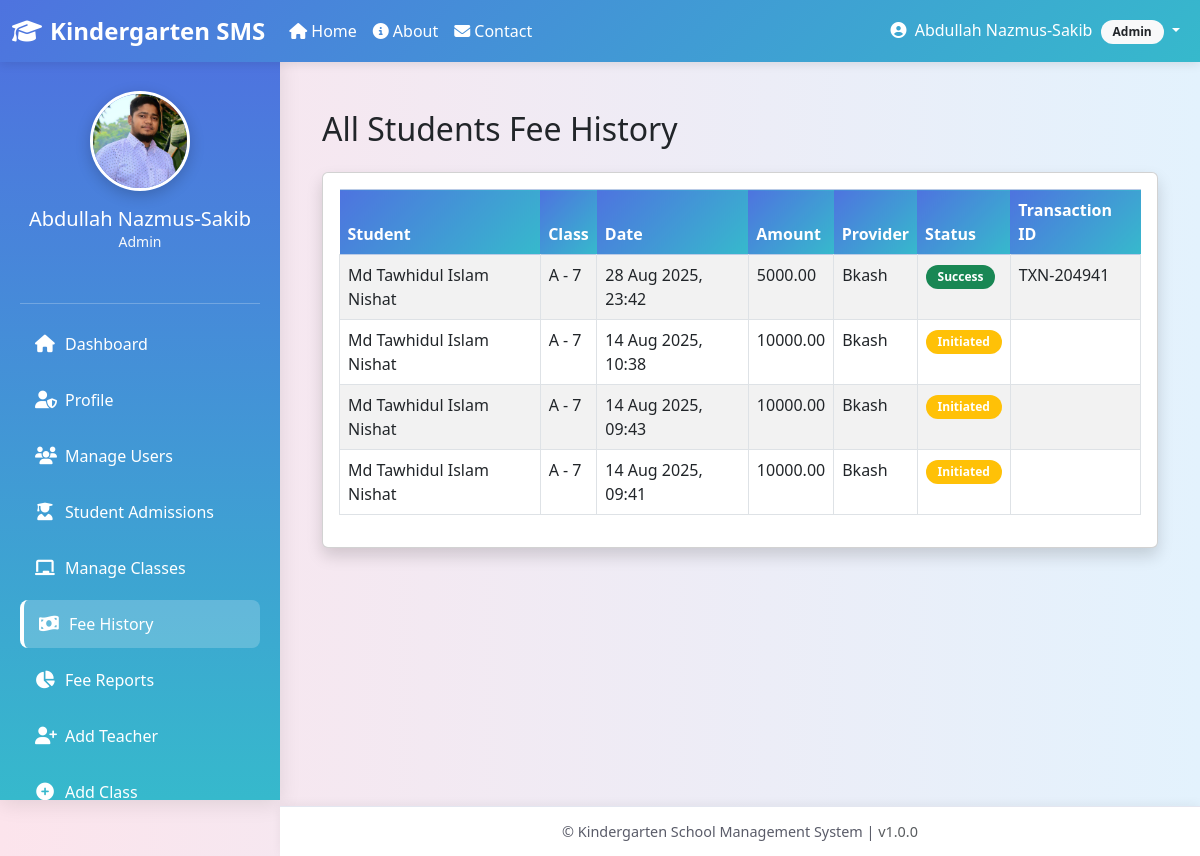
/admin_fee-history/ (signed in), run on an earlier commit of the app's database.
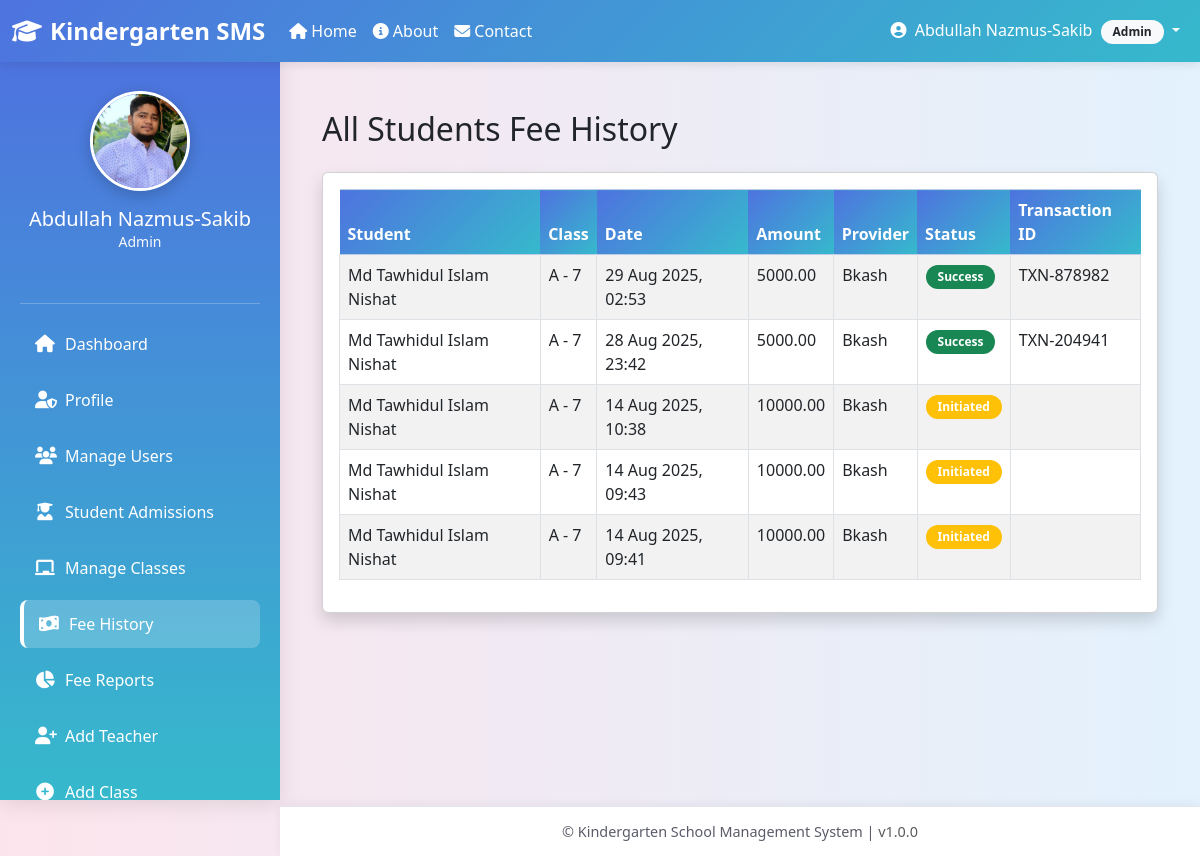
And on a later commit of the database.
### core/models.py (models this page shows, shortened)
class User(AbstractUser):
    ROLE_CHOICES = (
        ("admin", "Admin"),
        ("teacher", "Teacher"),
        ("student", "Student"),
    )
    role = models.CharField(max_length=10, choices=ROLE_CHOICES)
    def is_admin(self):
        return self.role == 'admin'

class AdminProfile(models.Model):
    user = models.OneToOneField(User, on_delete=models.CASCADE, related_name='admin_profile')
    full_name = models.CharField(max_length=128, blank=True)
    designation = models.CharField(max_length=64, blank=True)
    office_email = models.EmailField(blank=True)
    date_of_birth = models.DateField(null=True, blank=True)
    joining_date = models.DateField(null=True, blank=True)
    national_id = models.CharField(max_length=32, blank=True)
    address = models.TextField(blank=True)
    phone = models.CharField(max_length=24, blank=True)
    emergency_contact = models.CharField(max_length=24, blank=True)
    photo = models.ImageField(upload_to='admin_photos/', blank=True, null=True)
    bio = models.TextField(blank=True)
    skills = models.TextField(blank=True)
    experience = models.TextField(blank=True)
    education = models.TextField(blank=True)
    languages = models.TextField(blank=True)
    hobbies = models.TextField(blank=True)
    social_media = models.TextField(blank=True)
    achievements = models.TextField(blank=True)
    certifications = models.TextField(blank=True)
    interests = models.TextField(blank=True)
    notes = models.TextField(blank=True)
    is_active = models.BooleanField(default=True)
    created_at = models.DateTimeField(auto_now_add=True, null=True)
    last_updated = models.DateTimeField(auto_now=True)

class PaymentTransaction(models.Model):
    PROVIDER_CHOICES = (
        ('bkash', 'Bkash'),
        ('nagad', 'Nagad'),
    )
    student = models.ForeignKey(StudentProfile, on_delete=models.CASCADE, null=True, blank=True)
    amount = models.DecimalField(max_digits=10, decimal_places=2)
    provider = models.CharField(max_length=16, choices=PROVIDER_CHOICES)
    status = models.CharField(max_length=16, default='initiated')
    transaction_id = models.CharField(max_length=128, blank=True)
    created_at = models.DateTimeField(auto_now_add=True)

class StudentProfile(models.Model):
    STATUS_CHOICES = (
        ('pending', 'Pending Approval'),
        ('active', 'Active'),
        ('rejected', 'Rejected'),
    )
    user = models.OneToOneField(User, on_delete=models.CASCADE, related_name='student_profile')
    full_name = models.CharField(max_length=128, blank=True)
    class_room = models.ForeignKey(ClassRoom, on_delete=models.SET_NULL, null=True, blank=True)
    date_of_birth = models.DateField(null=True, blank=True)
    address = models.TextField(blank=True)
    phone = models.CharField(max_length=24, blank=True)
    photo = models.ImageField(upload_to='student_photos/', blank=True, null=True)
    guardian_name = models.CharField(max_length=128, blank=True)
    guardian_relation = models.CharField(max_length=64, blank=True)
    guardian_email = models.EmailField(blank=True)
    guardian_phone = models.CharField(max_length=24, blank=True)
    admission_date = models.DateField(default=timezone.now)
    admission_fee_paid = models.BooleanField(default=False)
    status = models.CharField(max_length=16, choices=STATUS_CHOICES, default='pending')
    class Meta:
        verbose_name = "Student Profile"
        verbose_name_plural = "Student Profiles"
    def get_full_name(self):
        return self.full_name or f"{self.user.first_name} {self.user.last_name}"

class ClassRoom(models.Model):
    name = models.CharField(max_length=64, unique=True)   # Play, KG, One, Two…
    grade = models.CharField(max_length=32, blank=True)
    curriculum = models.TextField(blank=True)             # Curriculum details
    teacher = models.ForeignKey(
        'User',
        on_delete=models.SET_NULL,
        null=True, blank=True,
        limit_choices_to={'role': 'teacher'}
    )
    monthly_fee = models.DecimalField(max_digits=10, decimal_places=2, default=0.00)
    def __str__(self):
        return f"{self.grade} - {self.name}" if self.grade else self.name

### core/views.py (the view)
# urls.py: path("admin_fee-history/", views.admin_fee_history, name="admin_fee_history"),
@login_required
def admin_fee_history(request):
    if not request.user.is_admin():
        messages.error(request, "Permission denied.")
        return redirect("dashboard")
    payments = PaymentTransaction.objects.select_related("student").order_by("-created_at")
    return render(request, "admin/fee_history.html", {"payments": payments})

### core/templates/admin/fee_history.html (shortened to what this page needs)
{% extends "base.html" %}
{% block content %}
<div class="container mt-4">
    <h2 class="mb-4">All Students Fee History</h2>
    <div class="card shadow">
        <div class="card-body">
            {% if payments %}
                <table class="table table-bordered table-striped">
                    <thead class="table-primary">
                        <tr>
                            <th>Student</th>
                            <th>Class</th>
                            <th>Date</th>
                            <th>Amount</th>
                            <th>Provider</th>
                            <th>Status</th>
                            <th>Transaction ID</th>
                        </tr>
                    </thead>
                    <tbody>
                        {% for p in payments %}
                        <tr>
                            <td>{{ p.student.get_full_name }}</td>
                            <td>{{ p.student.class_room }}</td>
                            <td>{{ p.created_at|date:"d M Y, H:i" }}</td>
                            <td>{{ p.amount }}</td>
                            <td>{{ p.provider|title }}</td>
                            <td>
                                {% if p.status == "success" %}
                                    <span class="badge bg-success">Success</span>
                                {% elif p.status == "failed" %}
                                    <span class="badge bg-danger">Failed</span>
                                {% else %}
                                    <span class="badge bg-warning">{{ p.status|title }}</span>
                                {% endif %}
                            </td>
                            <td>{{ p.transaction_id }}</td>
                        </tr>
                        {% endfor %}
                    </tbody>
                </table>
            {% else %}
                <p class="text-muted">No payments found.</p>
            {% endif %}
        </div>
    </div>
</div>
{% endblock %}

### core/templates/base.html (shortened to what this page needs)
<!DOCTYPE html>
<html lang="en">
<head>
  <link href="https://cdn.jsdelivr.net/npm/bootstrap@5.3.0/dist/css/bootstrap.min.css" rel="stylesheet"/>
  <link rel="stylesheet" href="https://cdnjs.cloudflare.com/ajax/libs/font-awesome/6.4.0/css/all.min.css"/>
</head>
<body>
  <nav class="navbar navbar-expand-lg">
    <div class="container-fluid">
      <a class="navbar-brand" href="{% url 'homepage' %}">
        <i class="fas fa-graduation-cap me-2"></i>Kindergarten SMS
      </a>
      <div class="collapse navbar-collapse" id="navbarContent">
        <ul class="navbar-nav me-auto">
          <li class="nav-item">
            <a class="nav-link" href="{% url 'homepage' %}">
              <i class="fas fa-home me-1"></i>Home
            </a>
          </li>
          <li class="nav-item">
            <a class="nav-link" href="{% url 'about' %}">
              <i class="fas fa-info-circle me-1"></i>About
            </a>
          </li>
          <li class="nav-item">
            <a class="nav-link" href="{% url 'contact' %}">
              <i class="fas fa-envelope me-1"></i>Contact
            </a>
          </li>
        </ul>
        <ul class="navbar-nav">
          {% if request.user.is_authenticated %}
          <li class="nav-item dropdown">
            <a class="nav-link dropdown-toggle" href="#" id="userDropdown" role="button" data-bs-toggle="dropdown">
              <i class="fas fa-user-circle me-1"></i>
              {{ request.user.get_full_name|default:request.user.username }}
              <span class="badge bg-light text-dark ms-1">{{ request.user.role|title }}</span>
            </a>
          </li>
          {% endif %}
        </ul>
      </div>
    </div>
  </nav>
  {% if request.user.is_authenticated %}
  <div class="sidebar" id="sidebar">
    <div class="profile-section">
      {% if request.user.role == "student" and request.user.student_profile.photo %}
        <img src="{{ request.user.student_profile.photo.url }}" alt="Profile Picture" class="profile_pic" />
      {% elif request.user.role == "teacher" and request.user.teacher_profile.photo %}
        <img src="{{ request.user.teacher_profile.photo.url }}" alt="Profile Picture" class="profile_pic" />
      {% elif request.user.role == "admin" and request.user.admin_profile.photo %}
        <img src="{{ request.user.admin_profile.photo.url }}" alt="Profile Picture" class="profile_pic" />
      {% else %}
        <img src="https://via.placeholder.com/100?text={{ request.user.role|first|upper }}" alt="Profile Picture" class="profile_pic" />
      {% endif %}
      <h5 class="mt-3 mb-0 text-white">{{ request.user.get_full_name|default:request.user.username }}</h5>
      <p class="text-light small mb-3">{{ request.user.role|title }}</p>
    </div>
    <hr class="border-light">
    {% if request.user.role == "student" %}
      <a href="{% url 'dashboard' %}" class="{% if request.resolver_match.url_name == 'dashboard' %}active{% endif %}">
        <i class="fas fa-home"></i>
        <span class="sidebar-text">Dashboard</span>
      </a>
      <a href="{% url 'student_profile' %}" class="{% if request.resolver_match.url_name == 'student_profile' %}active{% endif %}">
        <i class="fas fa-user"></i>
        <span class="sidebar-text">Profile</span>
      </a>
      <a href="{% url 'student_homeworks' %}" class="{% if request.resolver_match.url_name == 'student_homeworks' %}active{% endif %}">
        <i class="fas fa-tasks"></i>
        <span class="sidebar-text">My Homeworks</span>
      </a>
      <a href="{% url 'pay_monthly_fee' %}" class="{% if request.resolver_match.url_name == 'pay_monthly_fee' %}active{% endif %}">
        <i class="fas fa-credit-card"></i>
        <span class="sidebar-text">Pay Fee</span>
      </a>
      <a href="{% url 'student_fee_history' %}" class="{% if request.resolver_match.url_name == 'student_fee_history' %}active{% endif %}">
        <i class="fas fa-history"></i>
        <span class="sidebar-text">Fee History</span>
      </a>
      <a href="#">
        <i class="fas fa-calendar-check"></i>
        <span class="sidebar-text">Attendance</span>
      </a>
      <a href="#">
        <i class="fas fa-chart-bar"></i>
        <span class="sidebar-text">Progress Report</span>
      </a>
    {% elif request.user.role == "admin" %}
      <a href="{% url 'dashboard' %}" class="{% if request.resolver_match.url_name == 'dashboard' %}active{% endif %}">
        <i class="fas fa-home"></i>
        <span class="sidebar-text">Dashboard</span>
      </a>
      <a href="{% url 'admin_profile' %}" class="{% if request.resolver_match.url_name == 'admin_profile' %}active{% endif %}">
        <i class="fas fa-user-shield"></i>
        <span class="sidebar-text">Profile</span>
      </a>
      <a href="{% url 'manage_users_by_admin' %}" class="{% if request.resolver_match.url_name == 'manage_users_by_admin' %}active{% endif %}">
        <i class="fas fa-users"></i>
        <span class="sidebar-text">Manage Users</span>
      </a>
      <a href="{% url 'admissions_manage_by_admin' %}" class="{% if request.resolver_match.url_name == 'admissions_manage_by_admin' %}active{% endif %}">
        <i class="fas fa-user-graduate"></i>
        <span class="sidebar-text">Student Admissions</span>
      </a>
      <a href="{% url 'manage_classes_by_admin' %}" class="{% if request.resolver_match.url_name == 'manage_classes_by_admin' %}active{% endif %}">
        <i class="fas fa-chalkboard"></i>
        <span class="sidebar-text">Manage Classes</span>
      </a>
      <a href="{% url 'admin_fee_history' %}" class="{% if request.resolver_match.url_name == 'admin_fee_history' %}active{% endif %}">
        <i class="fas fa-money-bill-wave"></i>
        <span class="sidebar-text">Fee History</span>
      </a>
      <a href="{% url 'fee_report_by_admin' %}" class="{% if request.resolver_match.url_name == 'fee_report_by_admin' %}active{% endif %}">
        <i class="fas fa-chart-pie"></i>
        <span class="sidebar-text">Fee Reports</span>
      </a>
      <a href="{% url 'add_teacher_by_admin' %}" class="{% if request.resolver_match.url_name == 'add_teacher_by_admin' %}active{% endif %}">
        <i class="fas fa-user-plus"></i>
        <span class="sidebar-text">Add Teacher</span>
      </a>
      <a href="{% url 'add_class_by_admin' %}" class="{% if request.resolver_match.url_name == 'add_class_by_admin' %}active{% endif %}">
        <i class="fas fa-plus-circle"></i>
        <span class="sidebar-text">Add Class</span>
      </a>
    {% endif %}
  </div>
  {% endif %}
  <div class="{% if request.user.is_authenticated %}main-content{% else %}main-content full-width{% endif %}" id="mainContent">
    {% block content %}{% endblock %}
  </div>
  <footer class="{% if not request.user.is_authenticated %}full-width{% endif %}" id="footer">
    &copy; {{ now|date:"Y" }} Kindergarten School Management System |
    <span class="text-muted">v1.0.0</span>
  </footer>
</body>
</html>

### core/templates/base.html (style rules this page uses)
:root { --primary-color: #4e73df; --secondary-color: #f48fb1; --success-color: #1cc88a; --info-color: #36b9cc; --warning-color: #f6c23e; --danger-color: #e74a3b; --light-color: #f8f9fc; --dark-color: #5a5c69; }
body { background: linear-gradient(to right, #fce4ec, #e3f2fd); font-family: "Segoe UI", Tahoma, Geneva, Verdana, sans-serif; margin: 0; padding: 0; min-height: 100vh; }
.navbar { background: linear-gradient(135deg, var(--primary-color) 0%, var(--info-color) 100%) !important; position: fixed; top: 0; left: 0; right: 0; z-index: 1030; box-shadow: 0 2px 10px rgba(0, 0, 0, 0.1); }
.navbar-brand { font-weight: bold; color: #ffffff !important; font-size: 1.5rem; }
.nav-link { color: #fff !important; font-weight: 500; transition: all 0.3s ease; }
.sidebar { background: linear-gradient(180deg, var(--primary-color) 0%, var(--info-color) 100%); box-shadow: 0 4px 20px rgba(0, 0, 0, 0.1); padding: 20px; height: calc(100vh - 56px); position: fixed; top: 56px; left: 0; width: 280px; overflow-y: auto; transition: all 0.3s ease; }
.profile-section { text-align: center; padding: 15px 0; margin-bottom: 20px; }
.profile_pic { width: 100px; height: 100px; border-radius: 50%; object-fit: cover; border: 3px solid #fff; box-shadow: 0 4px 15px rgba(0, 0, 0, 0.2); transition: transform 0.3s ease; }
.sidebar a { display: flex; align-items: center; padding: 12px 15px; color: #fff; text-decoration: none; border-radius: 8px; font-weight: 500; transition: all 0.3s ease; margin-bottom: 8px; }
.sidebar a.active { background-color: rgba(255, 255, 255, 0.2); border-left: 4px solid #fff; }
.sidebar i { width: 20px; text-align: center; margin-right: 10px; font-size: 1.1rem; }
.main-content { margin-top: 56px; margin-left: 280px; padding: 30px; min-height: calc(100vh - 106px); transition: all 0.3s ease; }
footer { position: fixed; bottom: 0; left: 280px; right: 0; height: 50px; background-color: #ffffff; text-align: center; line-height: 50px; font-size: 0.9rem; color: var(--dark-color); border-top: 1px solid #e3e6f0; box-shadow: 0 -2px 10px rgba(0, 0, 0, 0.05); transition: all 0.3s ease; z-index: 1000; }
.badge { border-radius: 20px; padding: 6px 12px; font-weight: 600; }
.table th { background: linear-gradient(135deg, var(--primary-color) 0%, var(--info-color) 100%); color: white; font-weight: 600; border: none; }

What changed in the data, as far as the page shows it:
added PaymentTransaction: student.get_full_name "Md Tawhidul Islam Nishat", student.class_room "A - 7", created_at "29 Aug 2025, 02:53", amount "5000.00", provider "Bkash", status "Success", transaction_id "TXN-878982"
